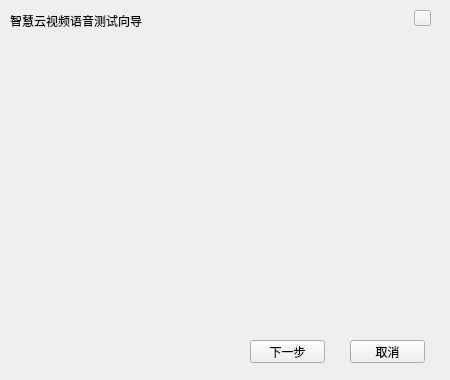
<?xml version="1.0" encoding="UTF-8"?>
<ui version="4.0">
 <class>VoiceTestWdg</class>
 <widget class="QWidget" name="VoiceTestWdg">
  <property name="geometry">
   <rect>
    <x>0</x>
    <y>0</y>
    <width>450</width>
    <height>380</height>
   </rect>
  </property>
  <property name="windowTitle">
   <string>VoiceTestWdg</string>
  </property>
  <widget class="QLabel" name="backLabel">
   <property name="geometry">
    <rect>
     <x>0</x>
     <y>0</y>
     <width>450</width>
     <height>380</height>
    </rect>
   </property>
   <property name="text">
    <string/>
   </property>
  </widget>
  <widget class="QLabel" name="titleLabel">
   <property name="geometry">
    <rect>
     <x>10</x>
     <y>10</y>
     <width>171</width>
     <height>21</height>
    </rect>
   </property>
   <property name="text">
    <string>智慧云视频语音测试向导</string>
   </property>
  </widget>
  <widget class="QLabel" name="downLabel">
   <property name="geometry">
    <rect>
     <x>0</x>
     <y>329</y>
     <width>450</width>
     <height>50</height>
    </rect>
   </property>
   <property name="text">
    <string/>
   </property>
  </widget>
  <widget class="QWidget" name="contentWidget" native="true">
   <property name="geometry">
    <rect>
     <x>4</x>
     <y>39</y>
     <width>442</width>
     <height>291</height>
    </rect>
   </property>
  </widget>
  <widget class="QPushButton" name="closeBtn">
   <property name="geometry">
    <rect>
     <x>414</x>
     <y>10</y>
     <width>17</width>
     <height>16</height>
    </rect>
   </property>
   <property name="text">
    <string/>
   </property>
  </widget>
  <widget class="QPushButton" name="nextBtn">
   <property name="geometry">
    <rect>
     <x>250</x>
     <y>340</y>
     <width>75</width>
     <height>23</height>
    </rect>
   </property>
   <property name="text">
    <string>下一步</string>
   </property>
  </widget>
  <widget class="QPushButton" name="cancelBtn">
   <property name="geometry">
    <rect>
     <x>350</x>
     <y>340</y>
     <width>75</width>
     <height>23</height>
    </rect>
   </property>
   <property name="text">
    <string>取消</string>
   </property>
  </widget>
 </widget>
 <layoutdefault spacing="6" margin="11"/>
 <resources/>
 <connections/>
</ui>
